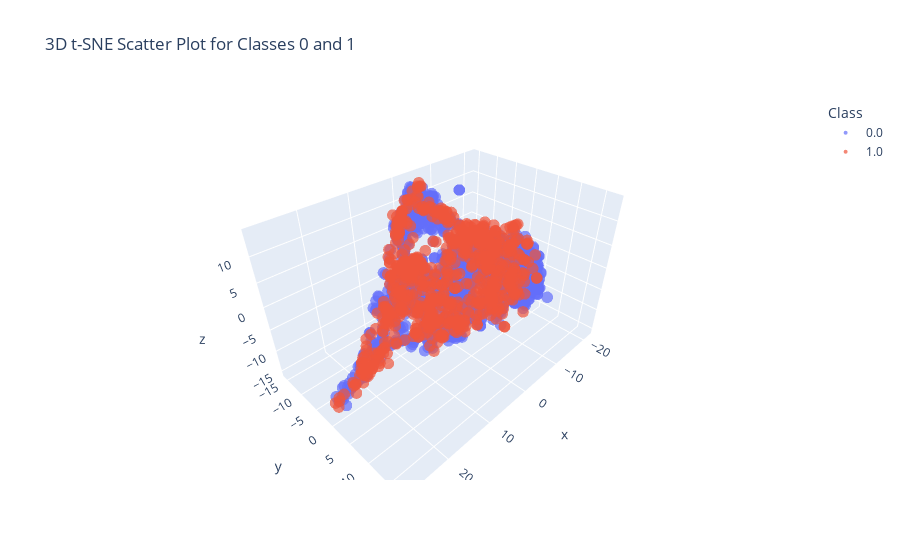
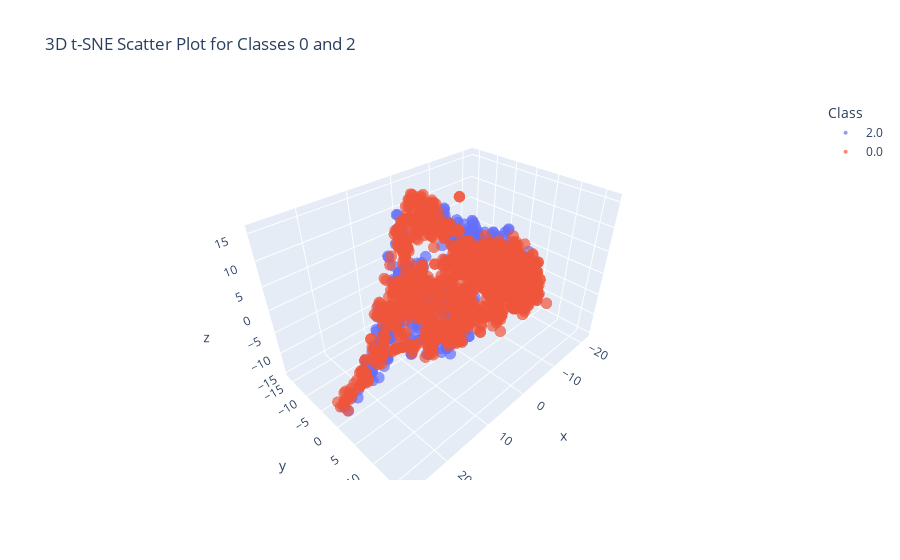
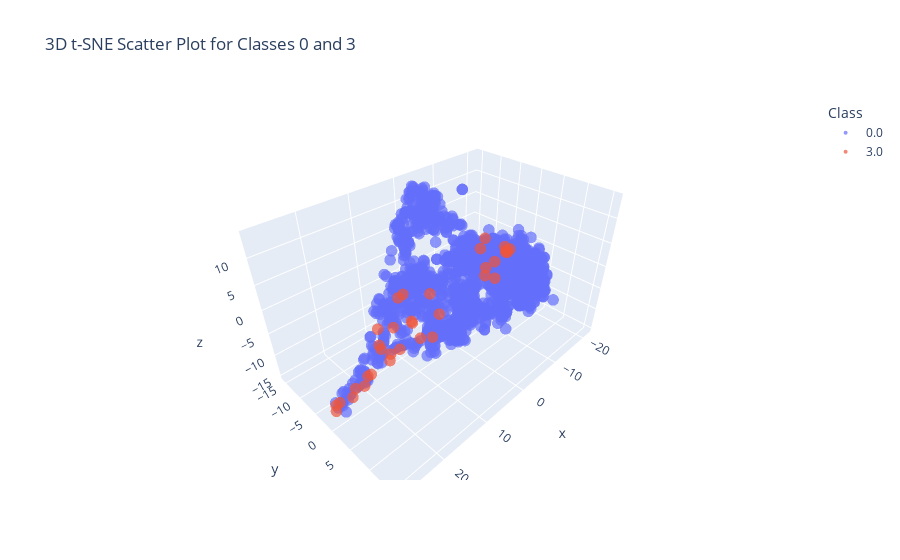
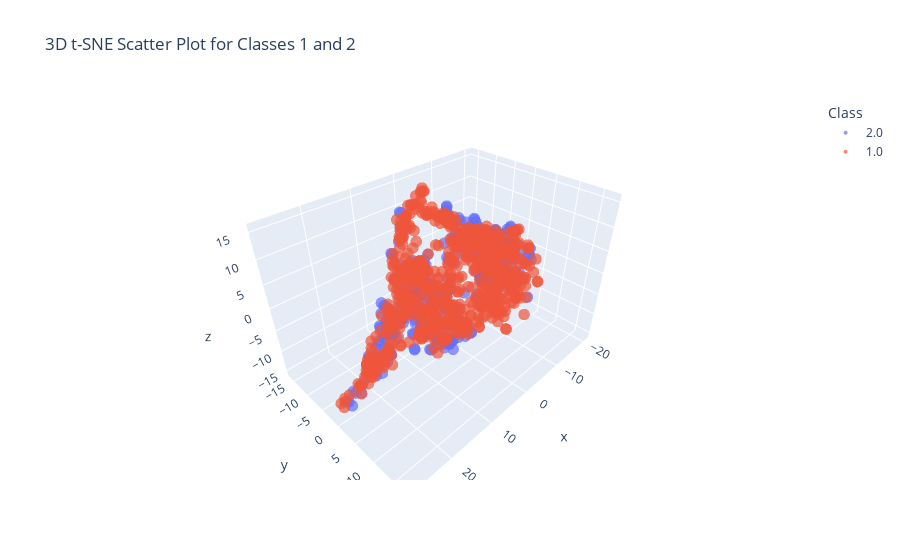

Write notebook code for charts like these, in order.
### Markdown cell above
####### 2 by 2 3D t-SNE plots ############### results save >

### Code cell
from sklearn.manifold import TSNE
import plotly.express as px
import numpy as np
from itertools import combinations

# 3D t-SNE on the entire dataset only once
tsne_3d = TSNE(n_components=3, random_state=42, perplexity=30)
X_tsne_3d = tsne_3d.fit_transform(X_labeled_dense)

# unique classes in y_labeled
unique_classes = np.unique(y_labeled)

# get each pair of classes 2by 2
for class_a, class_b in combinations(unique_classes, 2):
    # Filter data points for the current pair of classes
    pair_mask = np.isin(y_labeled, [class_a, class_b])
    X_pair_tsne = X_tsne_3d[pair_mask]
    labels_pair = y_labeled[pair_mask]
    
    # 3D Scatter Plot with Plotly, displaying each pair of classes
    fig = px.scatter_3d(
        x=X_pair_tsne[:, 0],
        y=X_pair_tsne[:, 1],
        z=X_pair_tsne[:, 2],
        color=labels_pair.astype(str),  # Convert labels to strings
        title=f"3D t-SNE projection for Classes {int(class_a)} and {int(class_b)}",
        labels={'color': 'Class'}
    )
    
    # Customize marker size and transparency
    fig.update_traces(marker=dict(size=4, opacity=0.7))
    
    fig.show()

### Figure 1 — Plotly figure (JSON) as saved in the notebook; plotly's stock layout.template omitted (floating-point values rounded to 4 significant figures; data arrays with more than 128 entries replaced by an {"elided": "..."} marker saying what was removed)
{"data": [{"hovertemplate": "Class=0.0<br>x=%{x}<br>y=%{y}<br>z=%{z}<extra></extra>", "legendgroup": "0.0", "marker": {"color": "#636efa", "opacity": 0.7, "size": 4, "symbol": "circle"}, "mode": "markers", "name": "0.0", "scene": "scene", "showlegend": true, "type": "scatter3d", "x": {"elided": "1594 float values"}, "y": {"elided": "1594 float values"}, "z": {"elided": "1594 float values"}}, {"hovertemplate": "Class=1.0<br>x=%{x}<br>y=%{y}<br>z=%{z}<extra></extra>", "legendgroup": "1.0", "marker": {"color": "#EF553B", "opacity": 0.7, "size": 4, "symbol": "circle"}, "mode": "markers", "name": "1.0", "scene": "scene", "showlegend": true, "type": "scatter3d", "x": {"elided": "730 float values"}, "y": {"elided": "730 float values"}, "z": {"elided": "730 float values"}}], "layout": {"legend": {"title": {"text": "Class"}, "tracegroupgap": 0}, "scene": {"domain": {"x": [0, 1], "y": [0, 1]}, "xaxis": {"title": {"text": "x"}}, "yaxis": {"title": {"text": "y"}}, "zaxis": {"title": {"text": "z"}}}, "title": {"text": "3D t-SNE Scatter Plot for Classes 0 and 1"}}}

### Figure 2 — Plotly figure (JSON) as saved in the notebook; plotly's stock layout.template omitted (floating-point values rounded to 4 significant figures; data arrays with more than 128 entries replaced by an {"elided": "..."} marker saying what was removed)
{"data": [{"hovertemplate": "Class=2.0<br>x=%{x}<br>y=%{y}<br>z=%{z}<extra></extra>", "legendgroup": "2.0", "marker": {"color": "#636efa", "opacity": 0.7, "size": 4, "symbol": "circle"}, "mode": "markers", "name": "2.0", "scene": "scene", "showlegend": true, "type": "scatter3d", "x": {"elided": "378 float values"}, "y": {"elided": "378 float values"}, "z": {"elided": "378 float values"}}, {"hovertemplate": "Class=0.0<br>x=%{x}<br>y=%{y}<br>z=%{z}<extra></extra>", "legendgroup": "0.0", "marker": {"color": "#EF553B", "opacity": 0.7, "size": 4, "symbol": "circle"}, "mode": "markers", "name": "0.0", "scene": "scene", "showlegend": true, "type": "scatter3d", "x": {"elided": "1594 float values"}, "y": {"elided": "1594 float values"}, "z": {"elided": "1594 float values"}}], "layout": {"legend": {"title": {"text": "Class"}, "tracegroupgap": 0}, "scene": {"domain": {"x": [0, 1], "y": [0, 1]}, "xaxis": {"title": {"text": "x"}}, "yaxis": {"title": {"text": "y"}}, "zaxis": {"title": {"text": "z"}}}, "title": {"text": "3D t-SNE Scatter Plot for Classes 0 and 2"}}}

### Figure 3 — Plotly figure (JSON) as saved in the notebook; plotly's stock layout.template omitted (floating-point values rounded to 4 significant figures; data arrays with more than 128 entries replaced by an {"elided": "..."} marker saying what was removed)
{"data": [{"hovertemplate": "Class=0.0<br>x=%{x}<br>y=%{y}<br>z=%{z}<extra></extra>", "legendgroup": "0.0", "marker": {"color": "#636efa", "opacity": 0.7, "size": 4, "symbol": "circle"}, "mode": "markers", "name": "0.0", "scene": "scene", "showlegend": true, "type": "scatter3d", "x": {"elided": "1594 float values"}, "y": {"elided": "1594 float values"}, "z": {"elided": "1594 float values"}}, {"hovertemplate": "Class=3.0<br>x=%{x}<br>y=%{y}<br>z=%{z}<extra></extra>", "legendgroup": "3.0", "marker": {"color": "#EF553B", "opacity": 0.7, "size": 4, "symbol": "circle"}, "mode": "markers", "name": "3.0", "scene": "scene", "showlegend": true, "type": "scatter3d", "x": [2.399, 5.074, 27.65, 9.631, 2.582, 19.35, 25.02, 5.376, 4.108, 13.45, 10.68, 6.212, 22.88, 17.02, 6.796, 12.91, 17.97, 7.287, 16.99, 3.666, 27.49, 22.92, 4.614, 24.35, 26.74, 19.17, 13.84, 18.54, 16.25, 2.142, 13.25, 22.47, 3.658, 19.22], "y": [11.92, 12.02, -0.3553, -5.34, 11.76, 1.953, 0.9539, 9.483, 13.11, 9.097, 4.165, 13.15, 1.383, -1.801, 11.85, 0.2481, 4.992, 12.16, 2.456, 13.11, -0.343, 2.868, -2.021, 0.9844, -0.4136, 4.125, 3.309, 2.923, 7.903, 12.39, 2.432, 3.129, 8.833, 1.382], "z": [12.08, 11.37, -12.57, -1.773, 12.72, -2.94, -10.29, 12.61, 13.01, 4.772, 4.491, 9.554, -9.009, -2.47, 11.02, 3.523, -1.864, 10.04, 0.3753, 12.81, -11.27, -5.662, -11.97, -8.781, -11.27, -2.653, -0.04746, -5.277, 1.111, 12.4, -0.5432, -5.394, 13.39, -2.565]}], "layout": {"legend": {"title": {"text": "Class"}, "tracegroupgap": 0}, "scene": {"domain": {"x": [0, 1], "y": [0, 1]}, "xaxis": {"title": {"text": "x"}}, "yaxis": {"title": {"text": "y"}}, "zaxis": {"title": {"text": "z"}}}, "title": {"text": "3D t-SNE Scatter Plot for Classes 0 and 3"}}}

### Figure 4 — Plotly figure (JSON) as saved in the notebook; plotly's stock layout.template omitted (floating-point values rounded to 4 significant figures; data arrays with more than 128 entries replaced by an {"elided": "..."} marker saying what was removed)
{"data": [{"hovertemplate": "Class=2.0<br>x=%{x}<br>y=%{y}<br>z=%{z}<extra></extra>", "legendgroup": "2.0", "marker": {"color": "#636efa", "opacity": 0.7, "size": 4, "symbol": "circle"}, "mode": "markers", "name": "2.0", "scene": "scene", "showlegend": true, "type": "scatter3d", "x": {"elided": "378 float values"}, "y": {"elided": "378 float values"}, "z": {"elided": "378 float values"}}, {"hovertemplate": "Class=1.0<br>x=%{x}<br>y=%{y}<br>z=%{z}<extra></extra>", "legendgroup": "1.0", "marker": {"color": "#EF553B", "opacity": 0.7, "size": 4, "symbol": "circle"}, "mode": "markers", "name": "1.0", "scene": "scene", "showlegend": true, "type": "scatter3d", "x": {"elided": "730 float values"}, "y": {"elided": "730 float values"}, "z": {"elided": "730 float values"}}], "layout": {"legend": {"title": {"text": "Class"}, "tracegroupgap": 0}, "scene": {"domain": {"x": [0, 1], "y": [0, 1]}, "xaxis": {"title": {"text": "x"}}, "yaxis": {"title": {"text": "y"}}, "zaxis": {"title": {"text": "z"}}}, "title": {"text": "3D t-SNE Scatter Plot for Classes 1 and 2"}}}
